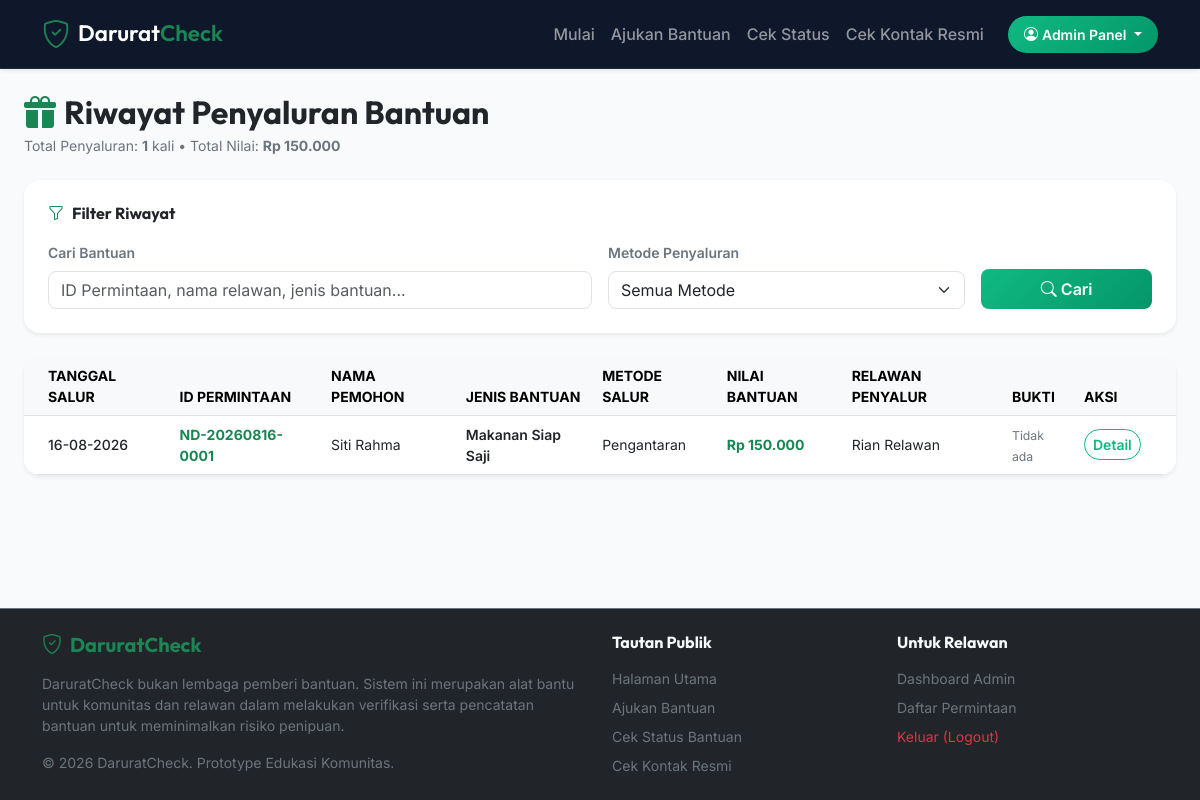
Screenshot of /admin/assistance.php (signed in) with the database file from the repository.
### tables this page shows
CREATE TABLE IF NOT EXISTS `assistance` (
  `id` INT AUTO_INCREMENT PRIMARY KEY,
  `request_id` INT NOT NULL,
  `admin_id` INT NOT NULL,
  `aid_type` VARCHAR(100) NOT NULL,
  `description` TEXT NOT NULL,
  `value` DECIMAL(12, 2) NOT NULL DEFAULT 0.00,
  `distribution_date` DATE NOT NULL,
  `distribution_method` ENUM('Barang', 'Pembayaran langsung ke toko', 'Pengantaran', 'Lainnya') NOT NULL,
  `volunteer_name` VARCHAR(100) NOT NULL,
  `distribution_proof` VARCHAR(255) DEFAULT NULL,
  `created_at` TIMESTAMP DEFAULT CURRENT_TIMESTAMP,
  FOREIGN KEY (`request_id`) REFERENCES `requests` (`id`) ON DELETE CASCADE,
  FOREIGN KEY (`admin_id`) REFERENCES `admins` (`id`) ON DELETE CASCADE
);

CREATE TABLE IF NOT EXISTS `requests` (
  `id` INT AUTO_INCREMENT PRIMARY KEY,
  `request_code` VARCHAR(20) NOT NULL UNIQUE,
  `user_id` INT NOT NULL,
  `need_type` ENUM('Makanan', 'Sembako', 'Susu atau kebutuhan bayi', 'Kebutuhan lansia', 'Kebutuhan kesehatan', 'Kebutuhan pendidikan', 'Lainnya') NOT NULL,
  `description` TEXT NOT NULL,
  `people_count` INT NOT NULL DEFAULT 1,
  `supporting_document` VARCHAR(255) DEFAULT NULL,
  `status` ENUM('BARU', 'SEDANG DIVERIFIKASI', 'TERVERIFIKASI', 'DISETUJUI', 'BANTUAN DISALURKAN', 'SELESAI', 'DITOLAK') NOT NULL DEFAULT 'BARU',
  `risk_score` INT NOT NULL DEFAULT 0,
  
   
  `safe_new_wa` TINYINT(1) NOT NULL DEFAULT 0,
  `safe_consistent_location` TINYINT(1) NOT NULL DEFAULT 0,
  `safe_comm_verified` TINYINT(1) NOT NULL DEFAULT 0,
  `safe_valid_evidence` TINYINT(1) NOT NULL DEFAULT 0,
  `safe_no_suspicious_hist` TINYINT(1) NOT NULL DEFAULT 0,
  
   
  `risk_multi_request` TINYINT(1) NOT NULL DEFAULT 0,
  `risk_data_changes` TINYINT(1) NOT NULL DEFAULT 0,
  `risk_inconsistent_location` TINYINT(1) NOT NULL DEFAULT 0,
  `risk_refuse_verification` TINYINT(1) NOT NULL DEFAULT 0,
  `risk_repeated_pattern` TINYINT(1) NOT NULL DEFAULT 0,
  
  `created_at` TIMESTAMP DEFAULT CURRENT_TIMESTAMP,
  `updated_at` TIMESTAMP DEFAULT CURRENT_TIMESTAMP ON UPDATE CURRENT_TIMESTAMP,
  FOREIGN KEY (`user_id`) REFERENCES `users` (`id`) ON DELETE CASCADE
);

CREATE TABLE IF NOT EXISTS `users` (
  `id` INT AUTO_INCREMENT PRIMARY KEY,
  `whatsapp` VARCHAR(20) NOT NULL UNIQUE,
  `name` VARCHAR(100) NOT NULL,
  `location` VARCHAR(100) NOT NULL,
  `created_at` TIMESTAMP DEFAULT CURRENT_TIMESTAMP
);

### includes/functions.php (called while the page is built, shortened)
<?php
function sanitize($data) {
    return htmlspecialchars(trim($data), ENT_QUOTES, 'UTF-8');
}
function format_rupiah($number) {
    return 'Rp ' . number_format($number, 0, ',', '.');
}
?>

### admin/assistance.php (the view, shortened to what this page needs)
<?php
require_once '../config/database.php';
require_once '../includes/functions.php';
$search = sanitize($_GET['search'] ?? '');
$where = ["1=1"];
$params = [];
$where_clause = implode(' AND ', $where);
try {
    $sql = "SELECT ast.*, r.request_code, r.status as req_status, u.name as user_name, a.name as admin_name
            FROM assistance ast
            JOIN requests r ON ast.request_id = r.id
            JOIN users u ON r.user_id = u.id
            JOIN admins a ON ast.admin_id = a.id
            WHERE $where_clause
            ORDER BY ast.distribution_date DESC, ast.created_at DESC";
    $stmt = $pdo->prepare($sql);
    $stmt->execute($params);
    $assistance_records = $stmt->fetchAll();
    $total_value = 0;
    foreach ($assistance_records as $rec) {
        $total_value += floatval($rec['value']);
    }
} catch (\PDOException $e) {
    die("Gagal memuat log bantuan: " . $e->getMessage());
}
require_once '../includes/header.php';
?>
<div class="container-fluid px-md-4">
    <div class="d-flex justify-content-between align-items-center flex-wrap g-3 mb-4">
        <div>
            <h2 class="fw-bold text-dark mb-1"><i class="bi bi-gift-fill text-success me-2"></i>Riwayat Penyaluran Bantuan</h2>
            <p class="text-secondary small mb-0">Total Penyaluran: <strong><?php echo count($assistance_records); ?></strong> kali &bull; Total Nilai: <strong><?php echo format_rupiah($total_value); ?></strong></p>
        </div>
    </div>
    <div class="card border-0 shadow-sm rounded-4 mb-4">
        <div class="card-body p-4">
            <h6 class="fw-bold mb-3"><i class="bi bi-funnel text-success me-2"></i>Filter Riwayat</h6>
            <form action="assistance.php" method="GET">
                <div class="row g-3">
                    <div class="col-md-6">
                        <label class="form-label small fw-semibold text-secondary">Cari Bantuan</label>
                        <input type="text" class="form-control rounded-3" name="search" placeholder="ID Permintaan, nama relawan, jenis bantuan..." value="<?php echo htmlspecialchars($search); ?>">
                    </div>
                    <div class="col-md-4">
                        <label class="form-label small fw-semibold text-secondary">Metode Penyaluran</label>
                        <select class="form-select rounded-3" name="method">
                            <option value="">Semua Metode</option>
                        </select>
                    </div>
                    <div class="col-md-2 d-flex align-items-end">
                        <button type="submit" class="btn btn-success w-100 rounded-3 py-2">
                            <i class="bi bi-search"></i> Cari
                        </button>
                    </div>
                </div>
            </form>
        </div>
    </div>
    <div class="card border-0 shadow-sm rounded-4 overflow-hidden mb-4">
        <div class="card-body p-0">
            <div class="table-responsive">
                <table class="table table-hover align-middle mb-0">
                    <thead class="table-light text-secondary small">
                        <tr>
                            <th class="ps-4">TANGGAL SALUR</th>
                            <th>ID PERMINTAAN</th>
                            <th>NAMA PEMOHON</th>
                            <th>JENIS BANTUAN</th>
                            <th>METODE SALUR</th>
                            <th>NILAI BANTUAN</th>
                            <th>RELAWAN PENYALUR</th>
                            <th>BUKTI</th>
                            <th class="pe-4" style="width: 100px;">AKSI</th>
                        </tr>
                    </thead>
                    <tbody class="small">
                        <?php if (empty($assistance_records)): ?>
                            <tr>
                                <td colspan="9" class="text-center py-5 text-secondary">Belum ada catatan penyaluran bantuan yang cocok.</td>
                            </tr>
                        <?php else: ?>
                            <?php foreach ($assistance_records as $ar): ?>
                                <tr>
                                    <td class="ps-4 text-dark fw-medium"><?php echo date('d-m-Y', strtotime($ar['distribution_date'])); ?></td>
                                    <td>
                                        <a href="request-detail.php?id=<?php echo urlencode($ar['request_code']); ?>" class="fw-bold text-success text-decoration-none">
                                            <?php echo htmlspecialchars($ar['request_code']); ?>
                                        </a>
                                    </td>
                                    <td><?php echo htmlspecialchars($ar['user_name']); ?></td>
                                    <td class="fw-semibold text-dark"><?php echo htmlspecialchars($ar['aid_type']); ?></td>
                                    <td><?php echo htmlspecialchars($ar['distribution_method']); ?></td>
                                    <td class="fw-bold text-success"><?php echo format_rupiah($ar['value']); ?></td>
                                    <td><?php echo htmlspecialchars($ar['volunteer_name']); ?></td>
                                    <td>
                                        <?php if ($ar['distribution_proof']): ?>
                                            <a href="<?php echo $base_url . htmlspecialchars($ar['distribution_proof']); ?>" target="_blank" class="btn btn-outline-success btn-xs px-2 py-0.5 rounded-pill" style="font-size: 0.75rem;">
                                                <i class="bi bi-image"></i> Lihat
                                            </a>
                                        <?php else: ?>
                                            <span class="text-secondary small italic">Tidak ada</span>
                                        <?php endif; ?>
                                    </td>
                                    <td class="pe-4">
                                        <a href="request-detail.php?id=<?php echo urlencode($ar['request_code']); ?>" class="btn btn-outline-success btn-sm rounded-pill px-2.5 py-1">
                                            Detail
                                        </a>
                                    </td>
                                </tr>
                            <?php endforeach; ?>
                        <?php endif; ?>
                    </tbody>
                </table>
            </div>
        </div>
    </div>
</div>
<?php
require_once '../includes/footer.php';
?>

### assets/css/styles.css (style rules this page uses)
:root { --primary-font: 'Inter', sans-serif; --heading-font: 'Outfit', sans-serif; --bg-main: #f8fafc; --card-bg: #ffffff; --text-primary: #0f172a; --text-secondary: #475569; --accent-success: #10b981; --accent-success-hover: #059669; --accent-warning: #f59e0b; --accent-danger: #ef4444; --accent-primary: #3b82f6; --gradient-hero: linear-gradient(135deg, #0f172a 0%, #1e293b 100%); --gradient-success: linear-gradient(135deg, #10b981 0%, #059669 100%); --gradient-card-glass: rgba(255, 255, 255, 0.7); --shadow-sm: 0 1px 3px 0 rgba(0, 0, 0, 0.1), 0 1px 2px -1px rgba(0, 0, 0, 0.1); --shadow-md: 0 4px 6px -1px rgba(0, 0, 0, 0.1), 0 2px 4px -2px rgba(0, 0, 0, 0.1); --shadow-lg: 0 10px 15px -3px rgba(0, 0, 0, 0.1), 0 4px 6px -4px rgba(0, 0, 0, 0.1); }
body { background-color: var(--bg-main); color: var(--text-primary); font-family: var(--primary-font); display: flex; flex-direction: column; min-height: 100vh; }
h1, h2, h3, h4, h5, h6, .brand-text { font-family: var(--heading-font); font-weight: 600; }
.btn-success { background: var(--gradient-success); border: none; font-weight: 600; transition: all 0.2s ease-in-out; }
.btn-outline-success { border-color: var(--accent-success); color: var(--accent-success); font-weight: 600; }

### rows the page displays
assistance: distribution_date "16-08-2026", request.request_code "ND-20260816-0001", users.name "Siti Rahma", aid_type "Makanan Siap Saji", distribution_method "Pengantaran", value "Rp 150.000", volunteer_name "Rian Relawan", shows "Tidak ada"

### other values shown
count($assistance_records) "1"
format_rupiah($total_value) "Rp 150.000"
